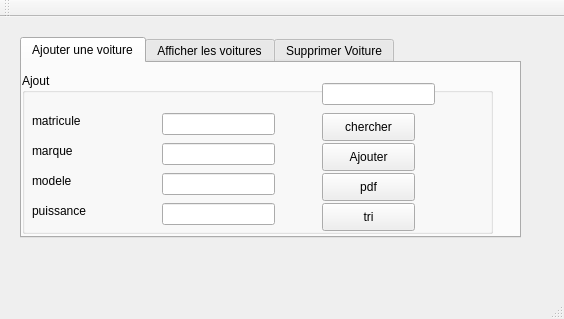
<?xml version="1.0" encoding="UTF-8"?>
<ui version="4.0">
 <class>MainWindow</class>
 <widget class="QMainWindow" name="MainWindow">
  <property name="geometry">
   <rect>
    <x>0</x>
    <y>0</y>
    <width>564</width>
    <height>319</height>
   </rect>
  </property>
  <property name="windowTitle">
   <string>Gestion des Voitures</string>
  </property>
  <widget class="QWidget" name="centralWidget">
   <widget class="QTabWidget" name="tabWidget">
    <property name="geometry">
     <rect>
      <x>20</x>
      <y>20</y>
      <width>501</width>
      <height>201</height>
     </rect>
    </property>
    <property name="currentIndex">
     <number>0</number>
    </property>
    <widget class="QWidget" name="tab">
     <attribute name="title">
      <string>Ajouter une voiture</string>
     </attribute>
     <widget class="QGroupBox" name="groupBox">
      <property name="geometry">
       <rect>
        <x>0</x>
        <y>10</y>
        <width>471</width>
        <height>161</height>
       </rect>
      </property>
      <property name="title">
       <string>Ajout</string>
      </property>
      <widget class="QLabel" name="label">
       <property name="geometry">
        <rect>
         <x>10</x>
         <y>40</y>
         <width>56</width>
         <height>16</height>
        </rect>
       </property>
       <property name="text">
        <string>matricule</string>
       </property>
      </widget>
      <widget class="QLabel" name="label_2">
       <property name="geometry">
        <rect>
         <x>10</x>
         <y>70</y>
         <width>56</width>
         <height>16</height>
        </rect>
       </property>
       <property name="text">
        <string>marque</string>
       </property>
      </widget>
      <widget class="QLabel" name="label_3">
       <property name="geometry">
        <rect>
         <x>10</x>
         <y>100</y>
         <width>56</width>
         <height>16</height>
        </rect>
       </property>
       <property name="text">
        <string>modele</string>
       </property>
      </widget>
      <widget class="QLineEdit" name="le_matricule">
       <property name="geometry">
        <rect>
         <x>140</x>
         <y>40</y>
         <width>113</width>
         <height>22</height>
        </rect>
       </property>
      </widget>
      <widget class="QLineEdit" name="le_marque">
       <property name="geometry">
        <rect>
         <x>140</x>
         <y>70</y>
         <width>113</width>
         <height>22</height>
        </rect>
       </property>
      </widget>
      <widget class="QLineEdit" name="le_modele">
       <property name="geometry">
        <rect>
         <x>140</x>
         <y>100</y>
         <width>113</width>
         <height>22</height>
        </rect>
       </property>
      </widget>
      <widget class="QPushButton" name="pb_ajouter">
       <property name="geometry">
        <rect>
         <x>300</x>
         <y>70</y>
         <width>93</width>
         <height>28</height>
        </rect>
       </property>
       <property name="text">
        <string>Ajouter</string>
       </property>
      </widget>
      <widget class="QLabel" name="label_4">
       <property name="geometry">
        <rect>
         <x>10</x>
         <y>130</y>
         <width>56</width>
         <height>16</height>
        </rect>
       </property>
       <property name="text">
        <string>puissance</string>
       </property>
      </widget>
      <widget class="QLineEdit" name="le_puissance">
       <property name="geometry">
        <rect>
         <x>140</x>
         <y>130</y>
         <width>113</width>
         <height>22</height>
        </rect>
       </property>
      </widget>
      <widget class="QPushButton" name="pushButton">
       <property name="geometry">
        <rect>
         <x>300</x>
         <y>40</y>
         <width>93</width>
         <height>28</height>
        </rect>
       </property>
       <property name="text">
        <string>chercher</string>
       </property>
      </widget>
      <widget class="QLineEdit" name="cherchermat">
       <property name="geometry">
        <rect>
         <x>300</x>
         <y>10</y>
         <width>113</width>
         <height>22</height>
        </rect>
       </property>
      </widget>
      <widget class="QPushButton" name="pushButton_2">
       <property name="geometry">
        <rect>
         <x>300</x>
         <y>100</y>
         <width>93</width>
         <height>28</height>
        </rect>
       </property>
       <property name="text">
        <string>pdf</string>
       </property>
      </widget>
      <widget class="QPushButton" name="pushButton_3">
       <property name="geometry">
        <rect>
         <x>300</x>
         <y>130</y>
         <width>93</width>
         <height>28</height>
        </rect>
       </property>
       <property name="text">
        <string>tri</string>
       </property>
      </widget>
     </widget>
    </widget>
    <widget class="QWidget" name="tab_2">
     <attribute name="title">
      <string>Afficher les voitures</string>
     </attribute>
     <widget class="QTableView" name="tab_voiture">
      <property name="geometry">
       <rect>
        <x>30</x>
        <y>10</y>
        <width>411</width>
        <height>151</height>
       </rect>
      </property>
     </widget>
    </widget>
    <widget class="QWidget" name="tab_3">
     <attribute name="title">
      <string>Supprimer Voiture</string>
     </attribute>
     <widget class="QLabel" name="label_5">
      <property name="geometry">
       <rect>
        <x>50</x>
        <y>40</y>
        <width>56</width>
        <height>16</height>
       </rect>
      </property>
      <property name="text">
       <string>matricule</string>
      </property>
     </widget>
     <widget class="QLineEdit" name="le_matricule_supp">
      <property name="geometry">
       <rect>
        <x>250</x>
        <y>40</y>
        <width>113</width>
        <height>22</height>
       </rect>
      </property>
     </widget>
     <widget class="QPushButton" name="pb_supprimer">
      <property name="geometry">
       <rect>
        <x>200</x>
        <y>90</y>
        <width>93</width>
        <height>28</height>
       </rect>
      </property>
      <property name="text">
       <string>Supprimer</string>
      </property>
     </widget>
    </widget>
   </widget>
  </widget>
  <widget class="QMenuBar" name="menuBar">
   <property name="geometry">
    <rect>
     <x>0</x>
     <y>0</y>
     <width>564</width>
     <height>26</height>
    </rect>
   </property>
  </widget>
  <widget class="QToolBar" name="mainToolBar">
   <attribute name="toolBarArea">
    <enum>TopToolBarArea</enum>
   </attribute>
   <attribute name="toolBarBreak">
    <bool>false</bool>
   </attribute>
  </widget>
  <widget class="QStatusBar" name="statusBar"/>
 </widget>
 <layoutdefault spacing="6" margin="11"/>
 <resources/>
 <connections/>
</ui>
